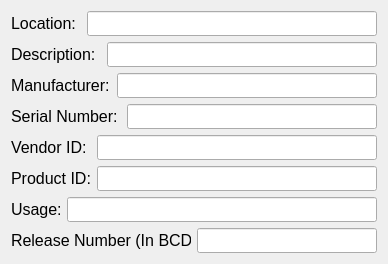
    <widget class="QWidget" name="layoutWidget_3">
     <property name="geometry">
      <rect>
       <x>290</x>
       <y>40</y>
       <width>370</width>
       <height>260</height>
      </rect>
     </property>
     <layout class="QVBoxLayout" name="verticalLayout_6">
      <item>
       <layout class="QHBoxLayout" name="horizontalLayout_15">
        <item>
         <widget class="QLabel" name="label_13">
          <property name="sizePolicy">
           <sizepolicy hsizetype="Fixed" vsizetype="Fixed">
            <horstretch>0</horstretch>
            <verstretch>0</verstretch>
           </sizepolicy>
          </property>
          <property name="minimumSize">
           <size>
            <width>70</width>
            <height>25</height>
           </size>
          </property>
          <property name="maximumSize">
           <size>
            <width>70</width>
            <height>25</height>
           </size>
          </property>
          <property name="baseSize">
           <size>
            <width>70</width>
            <height>25</height>
           </size>
          </property>
          <property name="font">
           <font>
            <pointsize>12</pointsize>
           </font>
          </property>
          <property name="text">
           <string>Location:</string>
          </property>
         </widget>
        </item>
        <item>
         <widget class="QLineEdit" name="locationLlineEdit">
          <property name="minimumSize">
           <size>
            <width>290</width>
            <height>25</height>
           </size>
          </property>
          <property name="maximumSize">
           <size>
            <width>290</width>
            <height>25</height>
           </size>
          </property>
          <property name="baseSize">
           <size>
            <width>290</width>
            <height>25</height>
           </size>
          </property>
          <property name="font">
           <font>
            <pointsize>10</pointsize>
           </font>
          </property>
          <property name="alignment">
           <set>Qt::AlignmentFlag::AlignRight|Qt::AlignmentFlag::AlignTrailing|Qt::AlignmentFlag::AlignVCenter</set>
          </property>
         </widget>
        </item>
       </layout>
      </item>
      <item>
       <layout class="QHBoxLayout" name="horizontalLayout_16">
        <item>
         <widget class="QLabel" name="label_14">
          <property name="sizePolicy">
           <sizepolicy hsizetype="Fixed" vsizetype="Fixed">
            <horstretch>0</horstretch>
            <verstretch>0</verstretch>
           </sizepolicy>
          </property>
          <property name="minimumSize">
           <size>
            <width>90</width>
            <height>25</height>
           </size>
          </property>
          <property name="maximumSize">
           <size>
            <width>90</width>
            <height>25</height>
           </size>
          </property>
          <property name="baseSize">
           <size>
            <width>90</width>
            <height>25</height>
           </size>
          </property>
          <property name="font">
           <font>
            <pointsize>12</pointsize>
           </font>
          </property>
          <property name="text">
           <string>Description:</string>
          </property>
         </widget>
        </item>
        <item>
         <widget class="QLineEdit" name="descriptionLineEdit">
          <property name="sizePolicy">
           <sizepolicy hsizetype="Fixed" vsizetype="Fixed">
            <horstretch>0</horstretch>
            <verstretch>0</verstretch>
           </sizepolicy>
          </property>
          <property name="minimumSize">
           <size>
            <width>270</width>
            <height>25</height>
           </size>
          </property>
          <property name="maximumSize">
           <size>
            <width>270</width>
            <height>25</height>
           </size>
          </property>
          <property name="baseSize">
           <size>
            <width>270</width>
            <height>25</height>
           </size>
          </property>
          <property name="font">
           <font>
            <pointsize>10</pointsize>
           </font>
          </property>
          <property name="alignment">
           <set>Qt::AlignmentFlag::AlignRight|Qt::AlignmentFlag::AlignTrailing|Qt::AlignmentFlag::AlignVCenter</set>
          </property>
         </widget>
        </item>
       </layout>
      </item>
      <item>
       <layout class="QHBoxLayout" name="horizontalLayout_17">
        <item>
         <widget class="QLabel" name="label_15">
          <property name="sizePolicy">
           <sizepolicy hsizetype="Fixed" vsizetype="Fixed">
            <horstretch>0</horstretch>
            <verstretch>0</verstretch>
           </sizepolicy>
          </property>
          <property name="minimumSize">
           <size>
            <width>100</width>
            <height>25</height>
           </size>
          </property>
          <property name="maximumSize">
           <size>
            <width>100</width>
            <height>25</height>
           </size>
          </property>
          <property name="baseSize">
           <size>
            <width>100</width>
            <height>25</height>
           </size>
          </property>
          <property name="font">
           <font>
            <pointsize>12</pointsize>
           </font>
          </property>
          <property name="text">
           <string>Manufacturer:</string>
          </property>
         </widget>
        </item>
        <item>
         <widget class="QLineEdit" name="manufactureLineEdit">
          <property name="sizePolicy">
           <sizepolicy hsizetype="Fixed" vsizetype="Fixed">
            <horstretch>0</horstretch>
            <verstretch>0</verstretch>
           </sizepolicy>
          </property>
          <property name="minimumSize">
           <size>
            <width>260</width>
            <height>25</height>
           </size>
          </property>
          <property name="maximumSize">
           <size>
            <width>260</width>
            <height>25</height>
           </size>
          </property>
          <property name="baseSize">
           <size>
            <width>260</width>
            <height>25</height>
           </size>
          </property>
          <property name="font">
           <font>
            <pointsize>10</pointsize>
           </font>
          </property>
          <property name="alignment">
           <set>Qt::AlignmentFlag::AlignRight|Qt::AlignmentFlag::AlignTrailing|Qt::AlignmentFlag::AlignVCenter</set>
          </property>
         </widget>
        </item>
       </layout>
      </item>
      <item>
       <layout class="QHBoxLayout" name="horizontalLayout_18">
        <item>
         <widget class="QLabel" name="label_16">
          <property name="sizePolicy">
           <sizepolicy hsizetype="Fixed" vsizetype="Fixed">
            <horstretch>0</horstretch>
            <verstretch>0</verstretch>
           </sizepolicy>
          </property>
          <property name="minimumSize">
           <size>
            <width>110</width>
            <height>25</height>
           </size>
          </property>
          <property name="maximumSize">
           <size>
            <width>110</width>
            <height>25</height>
           </size>
          </property>
          <property name="baseSize">
           <size>
            <width>110</width>
            <height>25</height>
           </size>
          </property>
          <property name="font">
           <font>
            <pointsize>12</pointsize>
           </font>
          </property>
          <property name="text">
           <string>Serial Number:</string>
          </property>
         </widget>
        </item>
        <item>
         <widget class="QLineEdit" name="serialNumLineEdit">
          <property name="sizePolicy">
           <sizepolicy hsizetype="Fixed" vsizetype="Fixed">
            <horstretch>0</horstretch>
            <verstretch>0</verstretch>
           </sizepolicy>
          </property>
          <property name="minimumSize">
           <size>
            <width>250</width>
            <height>25</height>
           </size>
          </property>
          <property name="maximumSize">
           <size>
            <width>250</width>
            <height>25</height>
           </size>
          </property>
          <property name="baseSize">
           <size>
            <width>250</width>
            <height>25</height>
           </size>
          </property>
          <property name="font">
           <font>
            <pointsize>10</pointsize>
           </font>
          </property>
          <property name="alignment">
           <set>Qt::AlignmentFlag::AlignRight|Qt::AlignmentFlag::AlignTrailing|Qt::AlignmentFlag::AlignVCenter</set>
          </property>
         </widget>
        </item>
       </layout>
      </item>
      <item>
       <layout class="QHBoxLayout" name="horizontalLayout_19">
        <item>
         <widget class="QLabel" name="label_17">
          <property name="sizePolicy">
           <sizepolicy hsizetype="Fixed" vsizetype="Fixed">
            <horstretch>0</horstretch>
            <verstretch>0</verstretch>
           </sizepolicy>
          </property>
          <property name="minimumSize">
           <size>
            <width>80</width>
            <height>25</height>
           </size>
          </property>
          <property name="maximumSize">
           <size>
            <width>80</width>
            <height>25</height>
           </size>
          </property>
          <property name="baseSize">
           <size>
            <width>80</width>
            <height>25</height>
           </size>
          </property>
          <property name="font">
           <font>
            <pointsize>12</pointsize>
           </font>
          </property>
          <property name="text">
           <string>Vendor ID:</string>
          </property>
         </widget>
        </item>
        <item>
         <widget class="QLineEdit" name="vendorIDLineEdit">
          <property name="sizePolicy">
           <sizepolicy hsizetype="Fixed" vsizetype="Fixed">
            <horstretch>0</horstretch>
            <verstretch>0</verstretch>
           </sizepolicy>
          </property>
          <property name="minimumSize">
           <size>
            <width>280</width>
            <height>25</height>
           </size>
          </property>
          <property name="maximumSize">
           <size>
            <width>280</width>
            <height>25</height>
           </size>
          </property>
          <property name="baseSize">
           <size>
            <width>280</width>
            <height>25</height>
           </size>
          </property>
          <property name="font">
           <font>
            <pointsize>10</pointsize>
           </font>
          </property>
          <property name="alignment">
           <set>Qt::AlignmentFlag::AlignRight|Qt::AlignmentFlag::AlignTrailing|Qt::AlignmentFlag::AlignVCenter</set>
          </property>
         </widget>
        </item>
       </layout>
      </item>
      <item>
       <layout class="QHBoxLayout" name="horizontalLayout_20">
        <item>
         <widget class="QLabel" name="label_18">
          <property name="sizePolicy">
           <sizepolicy hsizetype="Fixed" vsizetype="Fixed">
            <horstretch>0</horstretch>
            <verstretch>0</verstretch>
           </sizepolicy>
          </property>
          <property name="minimumSize">
           <size>
            <width>80</width>
            <height>25</height>
           </size>
          </property>
          <property name="maximumSize">
           <size>
            <width>80</width>
            <height>25</height>
           </size>
          </property>
          <property name="baseSize">
           <size>
            <width>80</width>
            <height>25</height>
           </size>
          </property>
          <property name="font">
           <font>
            <pointsize>12</pointsize>
           </font>
          </property>
          <property name="text">
           <string>Product ID:</string>
          </property>
         </widget>
        </item>
        <item>
         <widget class="QLineEdit" name="productIDLineEdit">
          <property name="sizePolicy">
           <sizepolicy hsizetype="Fixed" vsizetype="Fixed">
            <horstretch>0</horstretch>
            <verstretch>0</verstretch>
           </sizepolicy>
          </property>
          <property name="minimumSize">
           <size>
            <width>280</width>
            <height>25</height>
           </size>
          </property>
          <property name="maximumSize">
           <size>
            <width>280</width>
            <height>25</height>
           </size>
          </property>
          <property name="baseSize">
           <size>
            <width>280</width>
            <height>25</height>
           </size>
          </property>
          <property name="font">
           <font>
            <pointsize>10</pointsize>
           </font>
          </property>
          <property name="alignment">
           <set>Qt::AlignmentFlag::AlignRight|Qt::AlignmentFlag::AlignTrailing|Qt::AlignmentFlag::AlignVCenter</set>
          </property>
         </widget>
        </item>
       </layout>
      </item>
      <item>
       <layout class="QHBoxLayout" name="horizontalLayout_21">
        <item>
         <widget class="QLabel" name="usageLabel">
          <property name="sizePolicy">
           <sizepolicy hsizetype="Fixed" vsizetype="Fixed">
            <horstretch>0</horstretch>
            <verstretch>0</verstretch>
           </sizepolicy>
          </property>
          <property name="minimumSize">
           <size>
            <width>50</width>
            <height>25</height>
           </size>
          </property>
          <property name="maximumSize">
           <size>
            <width>50</width>
            <height>25</height>
           </size>
          </property>
          <property name="baseSize">
           <size>
            <width>50</width>
            <height>25</height>
           </size>
          </property>
          <property name="font">
           <font>
            <pointsize>12</pointsize>
           </font>
          </property>
          <property name="text">
           <string>Usage:</string>
          </property>
         </widget>
        </item>
        <item>
         <widget class="QLineEdit" name="usageLineEdit">
          <property name="sizePolicy">
           <sizepolicy hsizetype="Fixed" vsizetype="Fixed">
            <horstretch>0</horstretch>
            <verstretch>0</verstretch>
           </sizepolicy>
          </property>
          <property name="minimumSize">
           <size>
            <width>310</width>
            <height>25</height>
           </size>
          </property>
          <property name="maximumSize">
           <size>
            <width>310</width>
            <height>25</height>
           </size>
          </property>
          <property name="baseSize">
           <size>
            <width>310</width>
            <height>25</height>
           </size>
          </property>
          <property name="font">
           <font>
            <pointsize>10</pointsize>
           </font>
          </property>
          <property name="alignment">
           <set>Qt::AlignmentFlag::AlignRight|Qt::AlignmentFlag::AlignTrailing|Qt::AlignmentFlag::AlignVCenter</set>
          </property>
         </widget>
        </item>
       </layout>
      </item>
      <item>
       <layout class="QHBoxLayout" name="horizontalLayout_22">
        <item>
         <widget class="QLabel" name="releaseNumLabel">
          <property name="sizePolicy">
           <sizepolicy hsizetype="Fixed" vsizetype="Fixed">
            <horstretch>0</horstretch>
            <verstretch>0</verstretch>
           </sizepolicy>
          </property>
          <property name="minimumSize">
           <size>
            <width>180</width>
            <height>25</height>
           </size>
          </property>
          <property name="maximumSize">
           <size>
            <width>180</width>
            <height>25</height>
           </size>
          </property>
          <property name="baseSize">
           <size>
            <width>180</width>
            <height>25</height>
           </size>
          </property>
          <property name="font">
           <font>
            <pointsize>12</pointsize>
           </font>
          </property>
          <property name="text">
           <string>Release Number (In BCD):</string>
          </property>
         </widget>
        </item>
        <item>
         <widget class="QLineEdit" name="releaseNumLineEdit">
          <property name="sizePolicy">
           <sizepolicy hsizetype="Fixed" vsizetype="Fixed">
            <horstretch>0</horstretch>
            <verstretch>0</verstretch>
           </sizepolicy>
          </property>
          <property name="minimumSize">
           <size>
            <width>180</width>
            <height>25</height>
           </size>
          </property>
          <property name="maximumSize">
           <size>
            <width>180</width>
            <height>25</height>
           </size>
          </property>
          <property name="baseSize">
           <size>
            <width>180</width>
            <height>25</height>
           </size>
          </property>
          <property name="font">
           <font>
            <pointsize>10</pointsize>
           </font>
          </property>
          <property name="alignment">
           <set>Qt::AlignmentFlag::AlignRight|Qt::AlignmentFlag::AlignTrailing|Qt::AlignmentFlag::AlignVCenter</set>
          </property>
         </widget>
        </item>
       </layout>
      </item>
     </layout>
    </widget>
